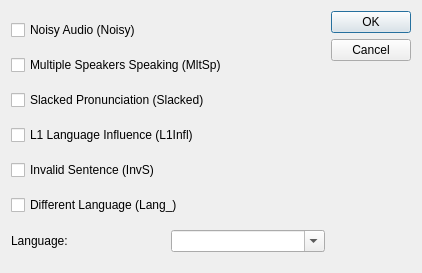
<?xml version="1.0" encoding="UTF-8"?>
<ui version="4.0">
 <class>TagSelectionDialog</class>
 <widget class="QDialog" name="TagSelectionDialog">
  <property name="geometry">
   <rect>
    <x>0</x>
    <y>0</y>
    <width>422</width>
    <height>273</height>
   </rect>
  </property>
  <property name="sizePolicy">
   <sizepolicy hsizetype="Preferred" vsizetype="Fixed">
    <horstretch>0</horstretch>
    <verstretch>0</verstretch>
   </sizepolicy>
  </property>
  <property name="windowTitle">
   <string>Tag Selection</string>
  </property>
  <layout class="QHBoxLayout" name="horizontalLayout_2">
   <item>
    <layout class="QVBoxLayout" name="verticalLayout">
     <item>
      <widget class="QCheckBox" name="checkBox_noisy">
       <property name="text">
        <string>Noisy Audio (Noisy)</string>
       </property>
      </widget>
     </item>
     <item>
      <widget class="QCheckBox" name="checkBox_mltsp">
       <property name="text">
        <string>Multiple Speakers Speaking (MltSp)</string>
       </property>
      </widget>
     </item>
     <item>
      <widget class="QCheckBox" name="checkBox_slacked">
       <property name="text">
        <string>Slacked Pronunciation (Slacked)</string>
       </property>
      </widget>
     </item>
     <item>
      <widget class="QCheckBox" name="checkBox_l1infl">
       <property name="text">
        <string>L1 Language Influence (L1Infl)</string>
       </property>
      </widget>
     </item>
     <item>
      <widget class="QCheckBox" name="checkBox_invs">
       <property name="text">
        <string>Invalid Sentence (InvS)</string>
       </property>
      </widget>
     </item>
     <item>
      <widget class="QCheckBox" name="checkBox_lang">
       <property name="text">
        <string>Different Language (Lang_)</string>
       </property>
      </widget>
     </item>
     <item>
      <layout class="QHBoxLayout" name="horizontalLayout">
       <property name="sizeConstraint">
        <enum>QLayout::SetDefaultConstraint</enum>
       </property>
       <item>
        <widget class="QLabel" name="label">
         <property name="sizePolicy">
          <sizepolicy hsizetype="Preferred" vsizetype="Preferred">
           <horstretch>0</horstretch>
           <verstretch>0</verstretch>
          </sizepolicy>
         </property>
         <property name="text">
          <string>Language:</string>
         </property>
        </widget>
       </item>
       <item>
        <widget class="QComboBox" name="comboBox_lang">
         <property name="editable">
          <bool>true</bool>
         </property>
        </widget>
       </item>
      </layout>
     </item>
    </layout>
   </item>
   <item>
    <widget class="QDialogButtonBox" name="buttonBox">
     <property name="orientation">
      <enum>Qt::Vertical</enum>
     </property>
     <property name="standardButtons">
      <set>QDialogButtonBox::Cancel|QDialogButtonBox::Ok</set>
     </property>
    </widget>
   </item>
  </layout>
 </widget>
 <resources/>
 <connections>
  <connection>
   <sender>buttonBox</sender>
   <signal>accepted()</signal>
   <receiver>TagSelectionDialog</receiver>
   <slot>accept()</slot>
   <hints>
    <hint type="sourcelabel">
     <x>248</x>
     <y>254</y>
    </hint>
    <hint type="destinationlabel">
     <x>157</x>
     <y>274</y>
    </hint>
   </hints>
  </connection>
  <connection>
   <sender>buttonBox</sender>
   <signal>rejected()</signal>
   <receiver>TagSelectionDialog</receiver>
   <slot>reject()</slot>
   <hints>
    <hint type="sourcelabel">
     <x>316</x>
     <y>260</y>
    </hint>
    <hint type="destinationlabel">
     <x>286</x>
     <y>274</y>
    </hint>
   </hints>
  </connection>
 </connections>
</ui>
